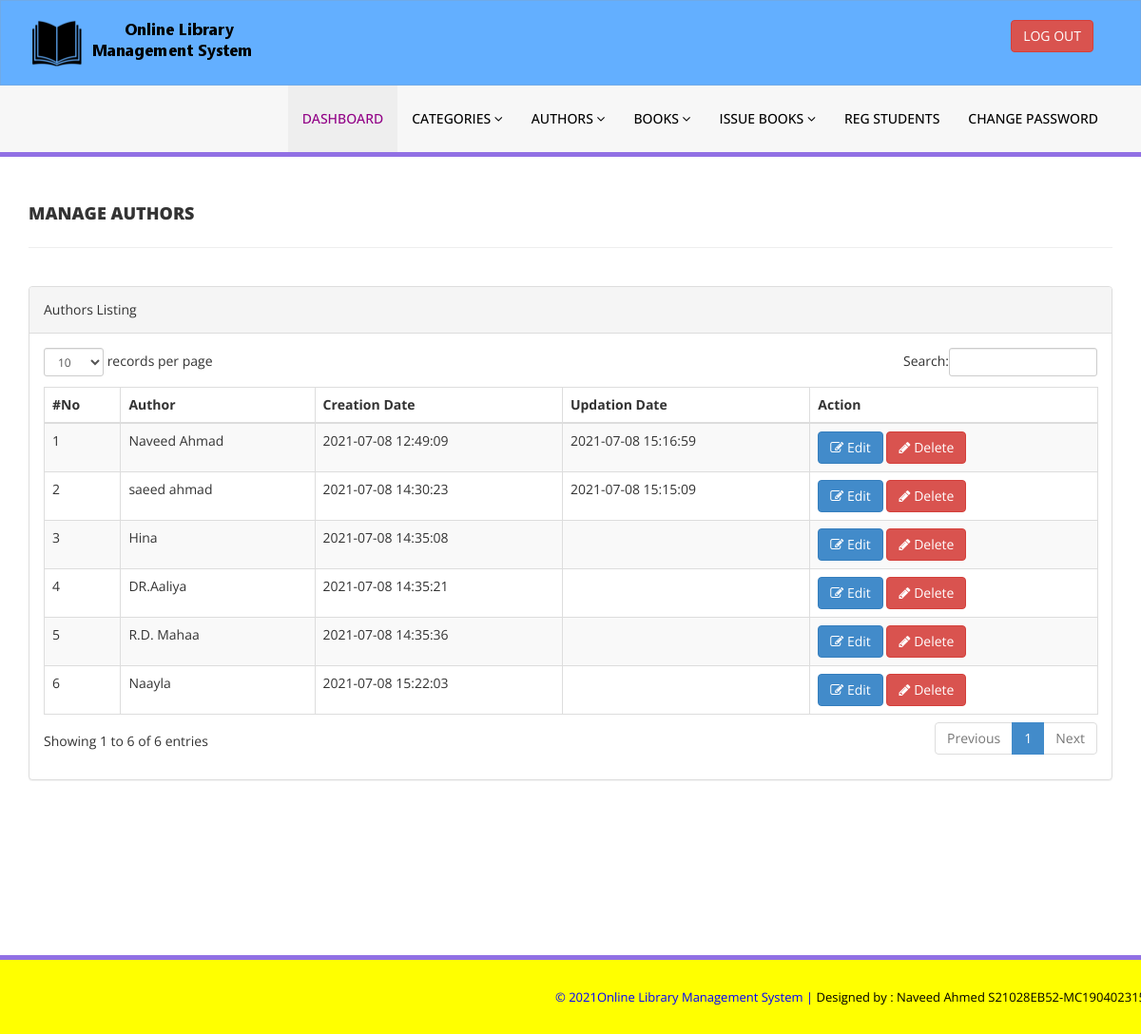
Screenshot of /admin/manage-authors.php (signed in) with the database file from the repository.
### tables this page shows
CREATE TABLE `tblauthors` (
  `id` int(11) NOT NULL,
  `AuthorName` varchar(159) DEFAULT NULL,
  `creationDate` timestamp NULL DEFAULT current_timestamp(),
  `UpdationDate` timestamp NULL DEFAULT NULL ON UPDATE current_timestamp()
);

### admin/manage-authors.php (the view, shortened to what this page needs)
<?php
include('includes/config.php');
if(strlen($_SESSION['alogin'])==0)
    {
header('location:index.php');
}
else{
    ?>
<!DOCTYPE html>
<html xmlns="http://www.w3.org/1999/xhtml">
<head>
    <link href="assets/css/bootstrap.css" rel="stylesheet" />
    <link href="assets/css/font-awesome.css" rel="stylesheet" />
    <link href="assets/js/dataTables/dataTables.bootstrap.css" rel="stylesheet" />
    <link href="assets/css/style.css" rel="stylesheet" />
</head>
<body>
<?php include('includes/header.php');?>
    <div class="content-wrapper">
         <div class="container">
        <div class="row pad-botm">
            <div class="col-md-12">
                <h4 class="header-line">Manage Authors</h4>
    </div>
     <div class="row">
</div>
        </div>
            <div class="row">
                <div class="col-md-12">
                    <div class="panel panel-default">
                        <div class="panel-heading">
                           Authors Listing
                        </div>
                        <div class="panel-body">
                            <div class="table-responsive">
                                <table class="table table-striped table-bordered table-hover" id="dataTables-example">
                                    <thead>
                                        <tr>
                                            <th>#No</th>
                                            <th>Author</th>
                                            <th>Creation Date</th>
                                            <th>Updation Date</th>
                                            <th>Action</th>
                                        </tr>
                                    </thead>
                                    <tbody>
<?php $sql = "SELECT * from  tblauthors";
$query = $dbh -> prepare($sql);
$query->execute();
$results=$query->fetchAll(PDO::FETCH_OBJ);
$cnt=1;
if($query->rowCount() > 0)
{
foreach($results as $result)
{               ?>
                                        <tr class="odd gradeX">
                                            <td class="center"><?php echo htmlentities($cnt);?></td>
                                            <td class="center"><?php echo htmlentities($result->AuthorName);?></td>
                                            <td class="center"><?php echo htmlentities($result->creationDate);?></td>
                                            <td class="center"><?php echo htmlentities($result->UpdationDate);?></td>
                                            <td class="center">
                                            <a href="edit-author.php?athrid=<?php echo htmlentities($result->id);?>"><button class="btn btn-primary"><i class="fa fa-edit "></i> Edit</button>
                                          <a href="manage-authors.php?del=<?php echo htmlentities($result->id);?>" onclick="return confirm('Are you sure you want to delete?');"" >  <button class="btn btn-danger"><i class="fa fa-pencil"></i> Delete</button>
                                            </td>
                                        </tr>
 <?php $cnt=$cnt+1;}} ?>
                                    </tbody>
                                </table>
                            </div>
                        </div>
                    </div>
                </div>
            </div>
    </div>
    </div>
  <?php include('includes/footer.php');?>
</body>
</html>
<?php } ?>

### admin/includes/header.php (shortened to what this page needs)
<div class="navbar navbar-inverse set-radius-zero" style="background-color:#63AFFF  ;" >
        <div class="container">
            <div class="navbar-header">
                <a class="navbar-brand">
                    <img src="assets/img/logo.png" />
                </a>
            </div>
            <div class="right-div">
                <a href="logout.php" class="btn btn-danger pull-right">LOG OUT</a>
            </div>
        </div>
    </div>
    <section class="menu-section">
        <div class="container">
            <div class="row ">
                <div class="col-md-12">
                    <div class="navbar-collapse collapse ">
                        <ul id="menu-top" class="nav navbar-nav navbar-right">
                            <li ><a href="dashboard.php" class="menu-top-active" style="color:#910086   ;">DASHBOARD</a></li>
                            <li>
                                <a href="#" class="dropdown-toggle" id="ddlmenuItem" data-toggle="dropdown"> Categories <i class="fa fa-angle-down"></i></a>
                            </li>
                            <li>
                                <a href="#" class="dropdown-toggle" id="ddlmenuItem" data-toggle="dropdown"> Authors <i class="fa fa-angle-down"></i></a>
                            </li>
 <li>
                                <a href="#" class="dropdown-toggle" id="ddlmenuItem" data-toggle="dropdown"> Books <i class="fa fa-angle-down"></i></a>
                            </li>
                           <li>
                                <a href="#" class="dropdown-toggle" id="ddlmenuItem" data-toggle="dropdown"> Issue Books <i class="fa fa-angle-down"></i></a>
                            </li>
                             <li><a href="reg-students.php">Reg Students</a></li>
  <li><a href="change-password.php">Change Password</a></li>
                        </ul>
                    </div>
                </div>
            </div>
        </div>
    </section>

### admin/includes/footer.php
<section class="footer-section" style="background-color:yellow;" >
     <div class="container">
         <div class="row">
             <div class="col-md-12" style="color:blue;">
                &copy; 2021Online Library Management System |<a href="https://www.tansols.com/" target="_blank"  > Designed by : Naveed Ahmed S21028EB52-MC190402315</a>
             </div>
         </div>
     </div>
 </section>

### admin/assets/css/style.css (style rules this page uses)
.set-radius-zero { border-radius:0px; -moz-border-radius:0px; -webkit-border-radius:0px; }
.content-wrapper { margin-top: 40px; min-height:800px; padding-bottom:90px; }
.header-line { font-weight:900; padding-bottom:25px; border-bottom:1px solid #eeeeee; text-transform:uppercase; }
.pad-botm { padding-bottom:30px; }
.right-div { float: right; padding: 20px; }
#menu-top a { color:#000; text-decoration:none; font-weight:500; padding: 25px 15px 25px 15px; text-transform:uppercase; }
.menu-section { background-color: #f7f7f7; border-bottom:5px solid #9170E4; width:100% }
.menu-top-active { background-color:#eeeeee; }
.navbar-inverse { background-color: #FFF; border-color: rgba(155, 153, 153, 0.23); }
.navbar { min-height: 90px; margin-bottom: 0px; }
.footer-section { padding:25px 50px 25px 50px; color:#000; font-size:13px; background-color: #f7f7f7; text-align:right; border-top:5px solid #9170E4; }
.footer-section a, .footer-section a:hover { color:#000; }

### rows the page displays
tblauthors: AuthorName "Naveed Ahmad", creationDate "2021-07-08 12:49:09", UpdationDate "2021-07-08 15:16:59"
tblauthors: AuthorName "saeed ahmad", creationDate "2021-07-08 14:30:23", UpdationDate "2021-07-08 15:15:09"
tblauthors: AuthorName "Hina", creationDate "2021-07-08 14:35:08"
tblauthors: AuthorName "DR.Aaliya", creationDate "2021-07-08 14:35:21"
tblauthors: AuthorName "R.D. Mahaa", creationDate "2021-07-08 14:35:36"
tblauthors: AuthorName "Naayla", creationDate "2021-07-08 15:22:03"
